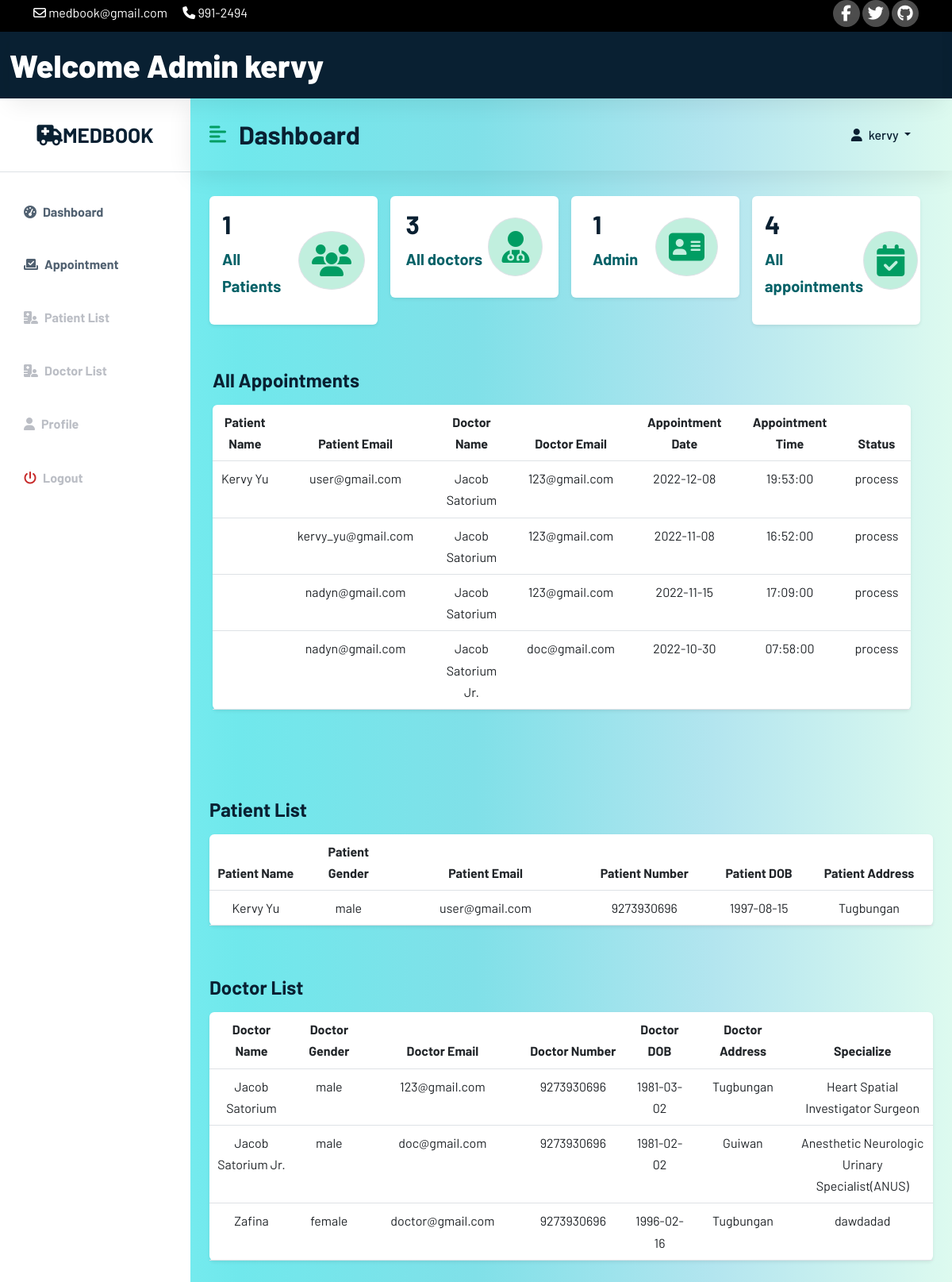
The app's page /admin/adminhome.php (signed in) with its own data.
### tables this page shows
CREATE TABLE `app_admin` (
  `adminID` int(11) NOT NULL,
  `admin_name` varchar(100) NOT NULL,
  `admin_email` varchar(100) NOT NULL,
  `admin_password` varchar(100) NOT NULL,
  `usertype` varchar(100) NOT NULL DEFAULT 'admin'
);

CREATE TABLE `appointment` (
  `requestID` int(11) NOT NULL,
  `d_name` varchar(100) NOT NULL,
  `p_email` varchar(100) NOT NULL,
  `appDate` date NOT NULL,
  `appTime` time NOT NULL,
  `appSymptoms` text NOT NULL,
  `appComments` text NOT NULL,
  `status` enum('process','ongoing','done','') NOT NULL DEFAULT 'process'
);

CREATE TABLE `patient` (
  `patientID` int(11) NOT NULL,
  `p_FullName` varchar(100) NOT NULL,
  `p_password` varchar(100) NOT NULL,
  `p_DOB` date NOT NULL,
  `p_gender` varchar(20) NOT NULL,
  `p_address` varchar(100) NOT NULL,
  `p_number` bigint(100) NOT NULL,
  `p_email` varchar(100) NOT NULL,
  `patient_type` varchar(100) NOT NULL DEFAULT 'user'
);

CREATE TABLE `doctor` (
  `doctorID` int(11) NOT NULL,
  `d_FullName` varchar(100) NOT NULL,
  `d_email` varchar(100) NOT NULL,
  `d_number` bigint(100) NOT NULL,
  `d_address` varchar(100) NOT NULL,
  `d_password` varchar(100) NOT NULL,
  `d_DOB` date NOT NULL,
  `d_gender` varchar(100) NOT NULL,
  `doctor_type` varchar(100) NOT NULL DEFAULT 'doctor',
  `d_specialize` text NOT NULL
);

### admin/adminhome.php (the view, shortened to what the rows shown need)
<?php
include 'C:\xampp\htdocs\Web_Tech\config\config.php';
include 'C:\xampp\htdocs\Web_Tech\admin\adminheader.php';
?>
<?php
$currentAd = $_SESSION['email'];
$sql = "SELECT * FROM app_admin WHERE admin_email = '$currentAd'";
$result = mysqli_query($conn, $sql);
if ($result) {
if (mysqli_num_rows($result) > 0) {
while ($row = mysqli_fetch_array($result)) {
?>
<!DOCTYPE html>
<html lang="en">
<head>
    <link href="https://cdn.jsdelivr.net/npm/bootstrap@5.2.0/dist/css/bootstrap.min.css" rel="stylesheet">
    <link rel="stylesheet" href="/Web_Tech/css/style.css">
    <link rel="stylesheet" href="/Web_Tech/css/dochome.css">
</head>
<body>
<div class="d-flex" id="wrapper">
    <div class="bg-white" id="sidebar-wrapper">
        <div class="sidebar-heading text-center py-4 primary-text fs-4 fw-bold text-uppercase border-bottom">
            <a href="#" class="navbar-brand mb-0" >
                <i class="fa-solid fa-truck-medical"></i>MedBook
            </a>
        </div>
        <div class="list-group list-group-flush my-3">
            <a href="adminhome.php" class="list-group-item list-group-item-action bg-transparent second-text active"><i
                    class="fas fa-tachometer-alt me-2"></i>Dashboard</a>
            <a href="adminapp.php" class="list-group-item list-group-item-action bg-transparent second-text active"><i
                        class="fas fa-check-to-slot me-2"></i>Appointment</a>
            <a href="adminpatient.php" class="list-group-item list-group-item-action bg-transparent second-text fw-bold">
                <i class="fas fa-hospital-user me-2"></i>Patient List</a>
            <a href="admindoc.php" class="list-group-item list-group-item-action bg-transparent second-text fw-bold">
                <i class="fas fa-hospital-user me-2"></i>Doctor List</a>
            <a href="doctorprofile.php" class="list-group-item list-group-item-action bg-transparent second-text fw-bold"><i
                    class="fas fa-user me-2"></i>Profile</a>
            <a href="/Web_Tech/user/userlogout.php" class="list-group-item list-group-item-action bg-transparent second-text fw-bold"><i
                    class="fas fa-power-off me-2" style="color: #c72a2a;"></i>Logout</a>
        </div>
    </div>
    <div id="page-content-wrapper">
        <nav class="navbar navbar-expand-lg navbar-light bg-transparent py-4 px-4">
            <div class="d-flex align-items-center">
                <i class="fas fa-align-left primary-text fs-4 me-3" id="menu-toggle"></i>
                <h2 class="fs-2 m-0">Dashboard</h2>
            </div>
            <div class="collapse navbar-collapse" id="navbarSupportedContent">
                <ul class="navbar-nav ms-auto" id="nav_right">
                    <li class="nav-item dropdown collapse navbar-collapse" id="navbarSupportedContent">
                        <a class="nav-link dropdown-toggle" id="navbarDropdownMenuLink" role="button" data-bs-toggle="dropdown" aria-expanded="false">
                            <i class="fas fa-user me-2"></i><?php echo $row['admin_name'];?>
                        </a>
                    </li>
                </ul>
            </div>
            <?php
            }
            }
            }
            ?>
        </nav>
        <div class="container-fluid px-4">
            <div class="row g-3 my-2">
            <div class="row my-5">
                <div class="col text-center">
                    <table class="table bg-white rounded shadow-sm  table-hover">
                        <thead>
                        <tr class="text-center">
                            <th  scope="col" width="50">Patient Name</th>
                            <th  scope="col" width="50">Patient Email</th>
                            <th scope="col" width="40">Doctor Name</th>
                            <th scope="col" width="40">Doctor Email</th>
                            <th scope="col" width="50">Appointment Date</th>
                            <th scope="col" width="30">Appointment Time</th>
                            <th scope="col" width="30">Status</th>
                        </tr>
                        </thead>
                        <tbody>
                        <?php
                        $sql = "SELECT requestID, p_FullName, a.p_email, d_FullName, d_name, appDate, appTime, status FROM appointment a
                        LEFT JOIN patient p ON p.p_email = a.p_email
                        LEFT JOIN doctor d ON d.d_email = a.d_name";
                        $result = mysqli_query($conn, $sql);
                        if (mysqli_num_rows($result)>0)
                        {
                            while ($row=mysqli_fetch_array($result))
                            {
                        ?>
                                    <tr class="text-center">
                                        <td><?php echo $row['p_FullName'];?></td>
                                        <td><?php echo $row['p_email'];?></td>
                                        <td><?php echo $row['d_FullName'];?></td>
                                        <td><?php echo $row['d_name'];?></td>
                                        <td><?php echo $row['appDate'];?></td>
                                        <td><?php echo $row['appTime'];?></td>
                                        <td><?php echo $row['status'];?></td>
                                    </tr>
                                    <?php
                                    }
                                    }
                                    else{
                                    ?>
                                <tr>
                                    <td style=" text-transform: capitalize;" class ="text-center" colspan="9"><h3>no items added</h3></td>
                                </tr>
                        <?php
                           }
                        ?>
                        </tbody>
                    </table>
                </div>
            </div>
        </div>
                <div class="row my-5">
                <div class="col text-center">
                    <form class="form" role="form" method="POST" accept-charset="UTF-8">
                        <table class="table bg-white rounded shadow-sm  table-hover">
                            <thead>
                            <tr>
                                <th scope="col" width="50">Patient Name</th>
                                <th scope="col" width="50">Patient Gender</th>
                                <th scope="col" width="30">Patient Email</th>
                                <th scope="col" width="50">Patient Number</th>
                                <th scope="col" width="50">Patient DOB</th>
                                <th scope="col" width="50">Patient Address</th>
                            </tr>
                            </thead>
                            <tbody>
                            <?php
                            $sql = "SELECT * FROM patient";
                            $result = mysqli_query($conn, $sql);
                            if ($result) {
                                if (mysqli_num_rows($result) > 0) {
                                    while ($row = mysqli_fetch_array($result)) {
                                        ?>
                                        <tr>
                                            <td><?php echo $row['p_FullName'] ?></td>
                                            <td><?php echo $row['p_gender'] ?></td>
                                            <td><?php echo $row['p_email'] ?></td>
                                            <td><?php echo $row['p_number'] ?></td>
                                            <td><?php echo $row['p_DOB'] ?></td>
                                            <td><?php echo $row['p_address'] ?></td>
                                        </tr>
                                        <?php
                                    }
                                }
                            }
                            ?>
                            </tbody>
                        </table>
                    </form>
                </div>
            </div>
                <div class="row my-5">
                    <div class="col text-center">
                        <form class="form" role="form" method="POST" accept-charset="UTF-8">
                            <table class="table bg-white rounded shadow-sm  table-hover">
                                <thead>
                                <tr>
                                    <th scope="col" width="50">Doctor Name</th>
                                    <th scope="col" width="50">Doctor Gender</th>
                                    <th scope="col" width="30">Doctor Email</th>
                                    <th scope="col" width="50">Doctor Number</th>
                                    <th scope="col" width="50">Doctor DOB</th>
                                    <th scope="col" width="50">Doctor Address</th>
                                    <th scope="col" width="50">Specialize</th>
                                </tr>
                                </thead>
                                <tbody>
                                <?php
                                $sql = "SELECT * FROM doctor";
                                $result = mysqli_query($conn, $sql);
                                if ($result) {
                                    if (mysqli_num_rows($result) > 0) {
                                        while ($row = mysqli_fetch_array($result)) {
                                            ?>
                                            <tr>
                                                <td><?php echo $row['d_FullName'] ?></td>
                                                <td><?php echo $row['d_gender'] ?></td>
                                                <td><?php echo $row['d_email'] ?></td>
                                                <td><?php echo $row['d_number'] ?></td>
                                                <td><?php echo $row['d_DOB'] ?></td>
                                                <td><?php echo $row['d_address'] ?></td>
                                                <td><?php echo $row['d_specialize'] ?></td>
                                            </tr>
                                            <?php
                                        }
                                    }
                                }
                                ?>
                                </tbody>
                            </table>
                        </form>
                    </div>
                </div>
    </div>
</div>
</div>
</body>
</html>

### admin/adminheader.php (shortened to what the rows shown need)
<?php
$currentAd = $_SESSION['email'];
$sql = "SELECT * FROM app_admin WHERE admin_email = '$currentAd'";
$result = mysqli_query($conn, $sql);
if ($result) {
if (mysqli_num_rows($result) > 0) {
while ($row = mysqli_fetch_array($result)) {
?>
<!DOCTYPE html>
<html lang="en">
<head>
    <link href="https://cdn.jsdelivr.net/npm/bootstrap@5.2.0/dist/css/bootstrap.min.css" rel="stylesheet">
    <link rel="stylesheet" type="text/css" href="/Web_Tech/css/style.css">
    <link rel="stylesheet" type="text/css" href="/Web_Tech/css/dochome.css">
</head>
<body>
<div class="top-nav" id="home" style="background-color: black">
    <div class="container">
        <div class="row justify-content-between">
            <div class="col-auto">
                <p>
                    <i class="fa-regular fa-envelope"></i>
                    <span>medbook@gmail.com</span>
                </p>
                <p>
                    <i class="fa-solid fa-phone"></i>
                    <span>991-2494</span>
                </p>
            </div>
            <div class="col-auto social-icons">
                <a href=""><i class="fa-brands fa-facebook-f"></i></a>
                <a href=""><i class="fa-brands fa-twitter"></i></i></a>
                <a href=""><i class="fa-brands fa-github"></i></i></a>
            </div>
        </div>
    </div>
</div>
<div class="container-fluid" id="wrapper-header">
    <nav class="navbar navbar-inverse navbar-fixed-top" role="navigation">
        <div class="navbar-header">
            <a class="navbar-brand" id="docheader" href="adminhome.php">Welcome Admin <?php echo $row['admin_name'];?></a>
        </div>
    </nav>
</div>
<?php
}
}
}
?>
</body>
</html>

### records on screen
app_admin: admin_name "kervy"
appointment: patient.p_FullName "Kervy Yu", p_email "user@gmail.com", doctor.d_FullName "Jacob Satorium", d_name "123@gmail.com", appDate "2022-12-08", appTime "19:53:00", status "process"
appointment: p_email "kervy_yu@gmail.com", doctor.d_FullName "Jacob Satorium", d_name "123@gmail.com", appDate "2022-11-08", appTime "16:52:00", status "process"
appointment: p_email "nadyn@gmail.com", doctor.d_FullName "Jacob Satorium", d_name "123@gmail.com", appDate "2022-11-15", appTime "17:09:00", status "process"
appointment: p_email "nadyn@gmail.com", doctor.d_FullName "Jacob Satorium Jr.", d_name "doc@gmail.com", appDate "2022-10-30", appTime "07:58:00", status "process"
patient: p_FullName "Kervy Yu", p_gender "male", p_email "user@gmail.com", p_number "9273930696", p_DOB "1997-08-15", p_address "Tugbungan"
doctor: d_FullName "Jacob Satorium", d_gender "male", d_email "123@gmail.com", d_number "9273930696", d_DOB "1981-03-02", d_address "Tugbungan", d_specialize "Heart Spatial Investigator Surgeon"
doctor: d_FullName "Jacob Satorium Jr.", d_gender "male", d_email "doc@gmail.com", d_number "9273930696", d_DOB "1981-02-02", d_address "Guiwan", d_specialize "Anesthetic Neurologic Urinary Specialist(ANUS)"
doctor: d_FullName "Zafina", d_gender "female", d_email "doctor@gmail.com", d_number "9273930696", d_DOB "1996-02-16", d_address "Tugbungan", d_specialize "dawdadad"

### other values on screen
$row "1"
$row "3"
$row "4"
